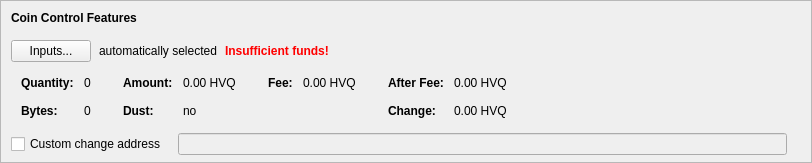
      <widget class="QFrame" name="frameCoinControl">
       <property name="sizePolicy">
        <sizepolicy hsizetype="Expanding" vsizetype="Fixed">
         <horstretch>0</horstretch>
         <verstretch>0</verstretch>
        </sizepolicy>
       </property>
       <property name="maximumSize">
        <size>
         <width>16777215</width>
         <height>16777215</height>
        </size>
       </property>
       <property name="frameShape">
        <enum>QFrame::StyledPanel</enum>
       </property>
       <property name="frameShadow">
        <enum>QFrame::Sunken</enum>
       </property>
       <layout class="QVBoxLayout" name="verticalLayoutCoinControl2">
        <property name="spacing">
         <number>0</number>
        </property>
        <property name="leftMargin">
         <number>0</number>
        </property>
        <property name="topMargin">
         <number>0</number>
        </property>
        <property name="rightMargin">
         <number>0</number>
        </property>
        <property name="bottomMargin">
         <number>6</number>
        </property>
        <item>
         <layout class="QVBoxLayout" name="verticalLayoutCoinControl" stretch="0,0,0,0,0">
          <property name="spacing">
           <number>0</number>
          </property>
          <property name="leftMargin">
           <number>10</number>
          </property>
          <property name="topMargin">
           <number>10</number>
          </property>
          <item>
           <layout class="QHBoxLayout" name="horizontalLayoutCoinControl1">
            <property name="bottomMargin">
             <number>15</number>
            </property>
            <item>
             <widget class="QLabel" name="labelCoinControlFeatures">
              <property name="sizePolicy">
               <sizepolicy hsizetype="Preferred" vsizetype="Maximum">
                <horstretch>0</horstretch>
                <verstretch>0</verstretch>
               </sizepolicy>
              </property>
              <property name="font">
               <font>
                <weight>75</weight>
                <bold>true</bold>
               </font>
              </property>
              <property name="styleSheet">
               <string notr="true">font-weight:bold;</string>
              </property>
              <property name="text">
               <string>Coin Control Features</string>
              </property>
             </widget>
            </item>
           </layout>
          </item>
          <item>
           <layout class="QHBoxLayout" name="horizontalLayoutCoinControl2" stretch="0,0,0,0">
            <property name="spacing">
             <number>8</number>
            </property>
            <property name="bottomMargin">
             <number>10</number>
            </property>
            <item>
             <widget class="QPushButton" name="pushButtonCoinControl">
              <property name="styleSheet">
               <string notr="true"/>
              </property>
              <property name="text">
               <string>Inputs...</string>
              </property>
              <property name="autoDefault">
               <bool>false</bool>
              </property>
             </widget>
            </item>
            <item>
             <widget class="QLabel" name="labelCoinControlAutomaticallySelected">
              <property name="text">
               <string>automatically selected</string>
              </property>
              <property name="margin">
               <number>5</number>
              </property>
             </widget>
            </item>
            <item>
             <widget class="QLabel" name="labelCoinControlInsuffFunds">
              <property name="font">
               <font>
                <weight>75</weight>
                <bold>true</bold>
               </font>
              </property>
              <property name="styleSheet">
               <string notr="true">color:red;font-weight:bold;</string>
              </property>
              <property name="text">
               <string>Insufficient funds!</string>
              </property>
              <property name="margin">
               <number>5</number>
              </property>
             </widget>
            </item>
            <item>
             <spacer name="horizontalSpacerCoinControl">
              <property name="orientation">
               <enum>Qt::Horizontal</enum>
              </property>
              <property name="sizeHint" stdset="0">
               <size>
                <width>40</width>
                <height>1</height>
               </size>
              </property>
             </spacer>
            </item>
           </layout>
          </item>
          <item>
           <widget class="QWidget" name="widgetCoinControl" native="true">
            <property name="sizePolicy">
             <sizepolicy hsizetype="Preferred" vsizetype="Preferred">
              <horstretch>0</horstretch>
              <verstretch>0</verstretch>
             </sizepolicy>
            </property>
            <property name="minimumSize">
             <size>
              <width>0</width>
              <height>0</height>
             </size>
            </property>
            <property name="styleSheet">
             <string notr="true"/>
            </property>
            <layout class="QHBoxLayout" name="horizontalLayoutCoinControl5">
             <property name="leftMargin">
              <number>0</number>
             </property>
             <property name="topMargin">
              <number>0</number>
             </property>
             <property name="rightMargin">
              <number>0</number>
             </property>
             <property name="bottomMargin">
              <number>0</number>
             </property>
             <item>
              <layout class="QHBoxLayout" name="horizontalLayoutCoinControl3" stretch="0,0,0,1">
               <property name="spacing">
                <number>20</number>
               </property>
               <property name="topMargin">
                <number>0</number>
               </property>
               <property name="bottomMargin">
                <number>10</number>
               </property>
               <item>
                <layout class="QFormLayout" name="formLayoutCoinControl1">
                 <property name="horizontalSpacing">
                  <number>10</number>
                 </property>
                 <property name="verticalSpacing">
                  <number>14</number>
                 </property>
                 <property name="leftMargin">
                  <number>10</number>
                 </property>
                 <property name="topMargin">
                  <number>4</number>
                 </property>
                 <property name="rightMargin">
                  <number>6</number>
                 </property>
                 <item row="0" column="0">
                  <widget class="QLabel" name="labelCoinControlQuantityText">
                   <property name="font">
                    <font>
                     <weight>75</weight>
                     <bold>true</bold>
                    </font>
                   </property>
                   <property name="text">
                    <string>Quantity:</string>
                   </property>
                   <property name="margin">
                    <number>0</number>
                   </property>
                  </widget>
                 </item>
                 <item row="0" column="1">
                  <widget class="QLabel" name="labelCoinControlQuantity">
                   <property name="cursor">
                    <cursorShape>IBeamCursor</cursorShape>
                   </property>
                   <property name="contextMenuPolicy">
                    <enum>Qt::ActionsContextMenu</enum>
                   </property>
                   <property name="text">
                    <string notr="true">0</string>
                   </property>
                   <property name="margin">
                    <number>0</number>
                   </property>
                   <property name="textInteractionFlags">
                    <set>Qt::LinksAccessibleByMouse|Qt::TextSelectableByKeyboard|Qt::TextSelectableByMouse</set>
                   </property>
                  </widget>
                 </item>
                 <item row="1" column="0">
                  <widget class="QLabel" name="labelCoinControlBytesText">
                   <property name="font">
                    <font>
                     <weight>75</weight>
                     <bold>true</bold>
                    </font>
                   </property>
                   <property name="text">
                    <string>Bytes:</string>
                   </property>
                  </widget>
                 </item>
                 <item row="1" column="1">
                  <widget class="QLabel" name="labelCoinControlBytes">
                   <property name="cursor">
                    <cursorShape>IBeamCursor</cursorShape>
                   </property>
                   <property name="contextMenuPolicy">
                    <enum>Qt::ActionsContextMenu</enum>
                   </property>
                   <property name="text">
                    <string notr="true">0</string>
                   </property>
                   <property name="textInteractionFlags">
                    <set>Qt::LinksAccessibleByMouse|Qt::TextSelectableByKeyboard|Qt::TextSelectableByMouse</set>
                   </property>
                  </widget>
                 </item>
                </layout>
               </item>
               <item>
                <layout class="QFormLayout" name="formLayoutCoinControl2">
                 <property name="horizontalSpacing">
                  <number>10</number>
                 </property>
                 <property name="verticalSpacing">
                  <number>14</number>
                 </property>
                 <property name="leftMargin">
                  <number>6</number>
                 </property>
                 <property name="topMargin">
                  <number>4</number>
                 </property>
                 <property name="rightMargin">
                  <number>6</number>
                 </property>
                 <item row="0" column="0">
                  <widget class="QLabel" name="labelCoinControlAmountText">
                   <property name="font">
                    <font>
                     <weight>75</weight>
                     <bold>true</bold>
                    </font>
                   </property>
                   <property name="text">
                    <string>Amount:</string>
                   </property>
                   <property name="margin">
                    <number>0</number>
                   </property>
                  </widget>
                 </item>
                 <item row="0" column="1">
                  <widget class="QLabel" name="labelCoinControlAmount">
                   <property name="cursor">
                    <cursorShape>IBeamCursor</cursorShape>
                   </property>
                   <property name="contextMenuPolicy">
                    <enum>Qt::ActionsContextMenu</enum>
                   </property>
                   <property name="text">
                    <string notr="true">0.00 HVQ</string>
                   </property>
                   <property name="textInteractionFlags">
                    <set>Qt::LinksAccessibleByMouse|Qt::TextSelectableByKeyboard|Qt::TextSelectableByMouse</set>
                   </property>
                  </widget>
                 </item>
                 <item row="1" column="0">
                  <widget class="QLabel" name="labelCoinControlLowOutputText">
                   <property name="font">
                    <font>
                     <weight>75</weight>
                     <bold>true</bold>
                    </font>
                   </property>
                   <property name="text">
                    <string>Dust:</string>
                   </property>
                  </widget>
                 </item>
                 <item row="1" column="1">
                  <widget class="QLabel" name="labelCoinControlLowOutput">
                   <property name="cursor">
                    <cursorShape>IBeamCursor</cursorShape>
                   </property>
                   <property name="contextMenuPolicy">
                    <enum>Qt::ActionsContextMenu</enum>
                   </property>
                   <property name="text">
                    <string notr="true">no</string>
                   </property>
                   <property name="textInteractionFlags">
                    <set>Qt::LinksAccessibleByMouse|Qt::TextSelectableByKeyboard|Qt::TextSelectableByMouse</set>
                   </property>
                  </widget>
                 </item>
                </layout>
               </item>
               <item>
                <layout class="QFormLayout" name="formLayoutCoinControl3">
                 <property name="horizontalSpacing">
                  <number>10</number>
                 </property>
                 <property name="verticalSpacing">
                  <number>14</number>
                 </property>
                 <property name="leftMargin">
                  <number>6</number>
                 </property>
                 <property name="topMargin">
                  <number>4</number>
                 </property>
                 <property name="rightMargin">
                  <number>6</number>
                 </property>
                 <item row="0" column="0">
                  <widget class="QLabel" name="labelCoinControlFeeText">
                   <property name="font">
                    <font>
                     <weight>75</weight>
                     <bold>true</bold>
                    </font>
                   </property>
                   <property name="text">
                    <string>Fee:</string>
                   </property>
                   <property name="margin">
                    <number>0</number>
                   </property>
                  </widget>
                 </item>
                 <item row="0" column="1">
                  <widget class="QLabel" name="labelCoinControlFee">
                   <property name="cursor">
                    <cursorShape>IBeamCursor</cursorShape>
                   </property>
                   <property name="contextMenuPolicy">
                    <enum>Qt::ActionsContextMenu</enum>
                   </property>
                   <property name="text">
                    <string notr="true">0.00 HVQ</string>
                   </property>
                   <property name="textInteractionFlags">
                    <set>Qt::LinksAccessibleByMouse|Qt::TextSelectableByKeyboard|Qt::TextSelectableByMouse</set>
                   </property>
                  </widget>
                 </item>
                </layout>
               </item>
               <item>
                <layout class="QFormLayout" name="formLayoutCoinControl4">
                 <property name="horizontalSpacing">
                  <number>10</number>
                 </property>
                 <property name="verticalSpacing">
                  <number>14</number>
                 </property>
                 <property name="leftMargin">
                  <number>6</number>
                 </property>
                 <property name="topMargin">
                  <number>4</number>
                 </property>
                 <property name="rightMargin">
                  <number>6</number>
                 </property>
                 <item row="0" column="0">
                  <widget class="QLabel" name="labelCoinControlAfterFeeText">
                   <property name="font">
                    <font>
                     <weight>75</weight>
                     <bold>true</bold>
                    </font>
                   </property>
                   <property name="text">
                    <string>After Fee:</string>
                   </property>
                   <property name="margin">
                    <number>0</number>
                   </property>
                  </widget>
                 </item>
                 <item row="0" column="1">
                  <widget class="QLabel" name="labelCoinControlAfterFee">
                   <property name="cursor">
                    <cursorShape>IBeamCursor</cursorShape>
                   </property>
                   <property name="contextMenuPolicy">
                    <enum>Qt::ActionsContextMenu</enum>
                   </property>
                   <property name="text">
                    <string notr="true">0.00 HVQ</string>
                   </property>
                   <property name="textInteractionFlags">
                    <set>Qt::LinksAccessibleByMouse|Qt::TextSelectableByKeyboard|Qt::TextSelectableByMouse</set>
                   </property>
                  </widget>
                 </item>
                 <item row="1" column="0">
                  <widget class="QLabel" name="labelCoinControlChangeText">
                   <property name="font">
                    <font>
                     <weight>75</weight>
                     <bold>true</bold>
                    </font>
                   </property>
                   <property name="text">
                    <string>Change:</string>
                   </property>
                  </widget>
                 </item>
                 <item row="1" column="1">
                  <widget class="QLabel" name="labelCoinControlChange">
                   <property name="cursor">
                    <cursorShape>IBeamCursor</cursorShape>
                   </property>
                   <property name="contextMenuPolicy">
                    <enum>Qt::ActionsContextMenu</enum>
                   </property>
                   <property name="text">
                    <string notr="true">0.00 HVQ</string>
                   </property>
                   <property name="textInteractionFlags">
                    <set>Qt::LinksAccessibleByMouse|Qt::TextSelectableByKeyboard|Qt::TextSelectableByMouse</set>
                   </property>
                  </widget>
                 </item>
                </layout>
               </item>
              </layout>
             </item>
            </layout>
           </widget>
          </item>
          <item>
           <layout class="QHBoxLayout" name="horizontalLayoutCoinControl4" stretch="0,0,0">
            <property name="spacing">
             <number>12</number>
            </property>
            <property name="sizeConstraint">
             <enum>QLayout::SetDefaultConstraint</enum>
            </property>
            <property name="topMargin">
             <number>5</number>
            </property>
            <property name="rightMargin">
             <number>5</number>
            </property>
            <item>
             <widget class="QCheckBox" name="checkBoxCoinControlChange">
              <property name="toolTip">
               <string>If this is activated, but the change address is empty or invalid, change will be sent to a newly generated address.</string>
              </property>
              <property name="text">
               <string>Custom change address</string>
              </property>
             </widget>
            </item>
            <item>
             <widget class="QValidatedLineEdit" name="lineEditCoinControlChange">
              <property name="enabled">
               <bool>false</bool>
              </property>
              <property name="sizePolicy">
               <sizepolicy hsizetype="Expanding" vsizetype="Fixed">
                <horstretch>0</horstretch>
                <verstretch>0</verstretch>
               </sizepolicy>
              </property>
             </widget>
            </item>
            <item>
             <widget class="QLabel" name="labelCoinControlChangeLabel">
              <property name="sizePolicy">
               <sizepolicy hsizetype="Preferred" vsizetype="Expanding">
                <horstretch>0</horstretch>
                <verstretch>0</verstretch>
               </sizepolicy>
              </property>
              <property name="minimumSize">
               <size>
                <width>0</width>
                <height>0</height>
               </size>
              </property>
              <property name="text">
               <string/>
              </property>
              <property name="margin">
               <number>3</number>
              </property>
             </widget>
            </item>
           </layout>
          </item>
          <item>
           <spacer name="verticalSpacerCoinControl">
            <property name="orientation">
             <enum>Qt::Vertical</enum>
            </property>
            <property name="sizeHint" stdset="0">
             <size>
              <width>800</width>
              <height>1</height>
             </size>
            </property>
           </spacer>
          </item>
         </layout>
        </item>
       </layout>
      </widget>
